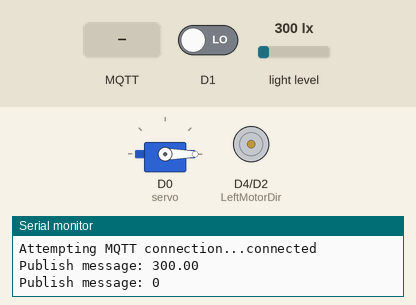
Simulated run of this sketch. Board: ESP8266 (NodeMCU). Shown: servo, direction and speed pins drawn as motors (green arrow = direction pin HIGH = forward, orange = LOW = backward, longer = more drive), the last lines printed to the serial monitor. Inputs (shaded band) come from the test bench; at power-on: D1 LOW, light level 300 lx. WiFi joins after 1.5 s; servers stay silent unless stated; random numbers use the default seed unless the sketch sets one; no MQTT or app messages arrive unless stated.

Above: at 3.0 s.
3.1 s: MQTT message "controlData/remCua" arrives on the first subscribed topic
At 3.5 s:
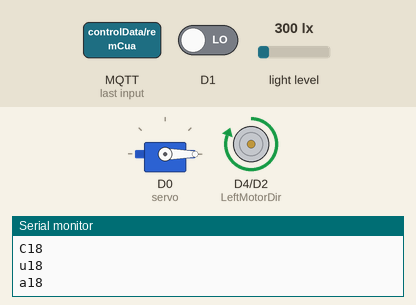
8.6 s: MQTT message "0" arrives on the first subscribed topic
At 10.0 s:
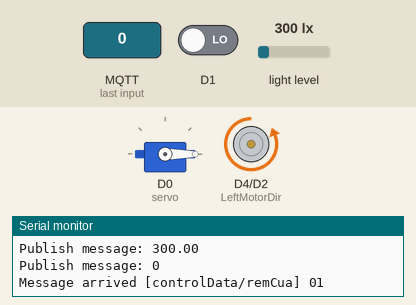
14.1 s: MQTT message "controlData/remCua" arrives on the second subscribed topic
At 15.6 s:
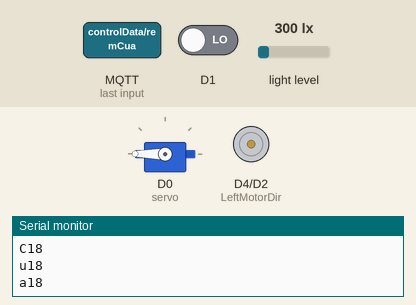
20.1 s: MQTT message "1" arrives on the first subscribed topic
At 25.5 s:
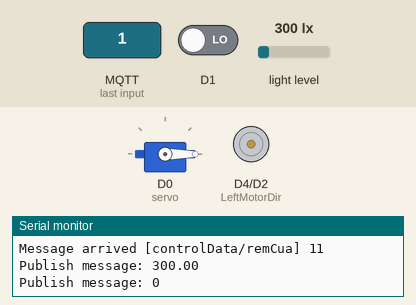
Timing chart, 0 to 26.6 s (numbered marks = the images above; inputs shaded):
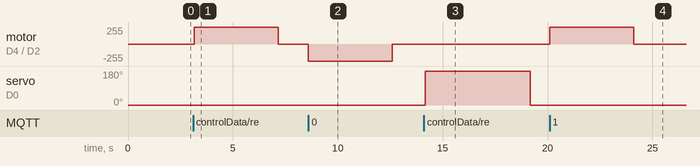

Measured:
- after the input at 3.1 s, motor on D4 (LeftMotorDir) / D2 (LeftMotorSpeed): stopped → forward 255/255 after 0.07 s, → stopped 4.0 s later
- after the input at 8.6 s, motor on D4 (LeftMotorDir) / D2 (LeftMotorSpeed): stopped → backward 255/255 at once, → stopped 4.0 s later
- after the input at 14.1 s, servo on D0 (servo): 0° → 180° after 0.07 s, → 0° 5.0 s later
- after the input at 20.1 s, motor on D4 (LeftMotorDir) / D2 (LeftMotorSpeed): stopped → forward 255/255 at once, → stopped 4.0 s later

The sketch:

IoT_Node.ino
```cpp
#define BLYNK_TEMPLATE_ID "TMPL6ofIEFl_Q"
#define BLYNK_TEMPLATE_NAME "HienThiCamBien"
#define BLYNK_AUTH_TOKEN "95UA4sFr1G0i-wXqMcOcWvy9bJYLX6Sj"

#define BLYNK_PRINT Serial

unsigned long times=millis();


#include <BlynkSimpleEsp8266.h>
#include <ESP8266WiFi.h>
#include <PubSubClient.h>
BlynkTimer timer;
#include <ESP8266WiFi.h>
#include <PubSubClient.h>
#include <BH1750.h>
#include <Wire.h>
#include <Servo.h>
Servo myservo;
BH1750 lightMeter; // Sử dụng thư viện của Cảm biến ánh sáng

// Cấu hình Blynk
char auth[] = BLYNK_AUTH_TOKEN;
char ssids[] = "Redmi 9T";
char pass[] = "11111111";

// Cấu hình MQTT
const char* ssid = "Redmi 9T";
const char* password = "11111111";
const char* mqtt_server = "test.mosquitto.org";

WiFiClient espClient;
PubSubClient client(espClient);
unsigned long lastMsg = 0;
#define MSG_BUFFER_SIZE	(50)
char msg[MSG_BUFFER_SIZE];

// Khai Bao Bien CAMBIEN ANHSANG
#define ANHSANG V14 // Lưu giá trị cảm biến lên Blynk
#define LeftMotorSpeed  4 // Biến lưu tốc độ của motor rèm
#define LeftMotorDir    2 // Biến lưu hướng của motor rèm
int servo = D0; // Cổng D0 làm cổng tín hiệu servo(cửa)
int trangThaiRem=0; // Lưu trạng thái rèm hiện tại đóng hay mở


void setup_wifi() {
  delay(10);
  Serial.println();
  Serial.print("Connecting to ");
  Serial.println(ssid);

  WiFi.mode(WIFI_STA);
  WiFi.begin(ssid, password);

  while (WiFi.status() != WL_CONNECTED) {
    delay(500);
    Serial.print(".");
  }

  randomSeed(micros());

  Serial.println("");
  Serial.println("WiFi connected");
  Serial.println("IP address: ");
  Serial.println(WiFi.localIP());
}

void callback(char* topic, byte* payload, unsigned int length) {
  Serial.print("Message arrived [");
  Serial.print(topic);
  Serial.print("] ");
  for (int i = 0; i < length; i++) {
    Serial.print((char)payload[i]);
    Serial.println(length);
  }
  Serial.println();


  // Nhận tín hiệu từ topic controlData/remCua để điều khiển rèm cửa
  if (strcmp(topic, "controlData/remCua" ) == 0 ) {
    // Mở rèm cửa nếu trangthairem = 0 thì rèm chạy
    if(payload[0] != '0' && trangThaiRem==0){
      trangThaiRem = 1;
      analogWrite(LeftMotorSpeed,1020);
      digitalWrite(LeftMotorDir,HIGH);
      delay(4000);
      analogWrite(LeftMotorSpeed,0);
      digitalWrite(LeftMotorDir,LOW);

    }
    // Đóng rèm cửa nếu trangthairem = 1 thì chạy
    if(payload[0] == '0' && trangThaiRem==1){
      trangThaiRem = 0;
      analogWrite(LeftMotorSpeed,1020);
      digitalWrite(LeftMotorDir,LOW);
      delay(4000);
      analogWrite(LeftMotorSpeed,0);
      digitalWrite(LeftMotorDir,LOW);
    }
  }

  // Nhận tín hiệu từ topic controlData/cuaTuDong để mở cửa, đóng cứa tự động sau 5s
  if (strcmp(topic, "controlData/cuaTuDong" ) == 0 ) {
    if(payload[0] != '0' ){
      myservo.write(180);
      delay(5000);
      myservo.write(0);
    }else{

    }
  }

// Nhận tín hiệu từ topic controlData/servo để mở cửa, đóng cứa thủ công
  if (strcmp(topic, "controlData/servo") == 0) {
   if(payload[0] != '0'){
    myservo.write(180);

   }else{
    myservo.write(0);

    }
  }
}

void reconnect() {
  while (!client.connected()) {
    Serial.print("Attempting MQTT connection...");
    String clientId = "ESP8266Client-";
    clientId += String(random(0xffff), HEX);
    // Attempt to connect
    if (client.connect(clientId.c_str())) {
      Serial.println("connected");
      // publish chỉ số ánh sáng
      client.publish("sensingData/anhsang", "hello IoT Gateway...");


      // subcribe các topic để nhận tín hiệu điều khiển cơ cấu chấp hành
      client.subscribe("controlData/remCua");
      client.subscribe("controlData/cuaTuDong");
      client.subscribe("controlData/servo");


    } else {
      Serial.print("failed, rc=");
      Serial.print(client.state());
      Serial.println(" try again in 5 seconds");
      delay(5000);
    }
  }
}

void setup() {

  pinMode(D1, INPUT); // Khởi tạo cổng D1 là cổng lưu giấ trị cảm biến chuyển động
  pinMode(BUILTIN_LED, OUTPUT);     // Initialize the BUILTIN_LED pin as an output
  Serial.begin(9600);
  setup_wifi();
  client.setServer(mqtt_server, 1883);
  Blynk.begin(BLYNK_AUTH_TOKEN, ssids, pass);
  client.setCallback(callback);
  myservo.write(0);
  myservo.attach(servo);
  Wire.begin();

  Wire.begin(D7, D6); // Cổng D7, D6 làm giá trị nhận cảm biến của cảm biến ánh sáng
  lightMeter.begin();
  Serial.println(F("BH1750 Test begin"));

  // Cấu hình rèm
  pinMode(LeftMotorSpeed, OUTPUT);
  pinMode(LeftMotorDir, OUTPUT);

  digitalWrite(LeftMotorSpeed, LOW);
  digitalWrite(LeftMotorDir,HIGH);
}

void loop() {
  if (!client.connected()) {
    reconnect();
  }
  client.loop();
  unsigned long now = millis();
  if (now - lastMsg > 2000) { // Gửi tín hiệu mỗi 2s theo thời gian thực
    lastMsg = now;
    float lux = lightMeter.readLightLevel(); // Đọc giá trị cảm biến ánh sáng
    int camBienCD = digitalRead(D1); // Đọc giá trị cảm biến cd
    Blynk.virtualWrite(ANHSANG,lux); // Gửi giá trị cảm biến lên Blynk

    // Publish giá trị từ cảm biến ánh sáng lên topic
    snprintf (msg, MSG_BUFFER_SIZE, "%.2f", lux);
    Serial.print("Publish message: ");
    Serial.println(msg);
    client.publish("sensingData/anhsang", msg);

    // Publish giá trị từ cảm biến chuyển động lên topic
    snprintf (msg, MSG_BUFFER_SIZE, "%d", camBienCD);
    Serial.print("Publish message: ");
    Serial.println(msg);
    client.publish("sensingData/camBienCD", msg);


  }
}
```
